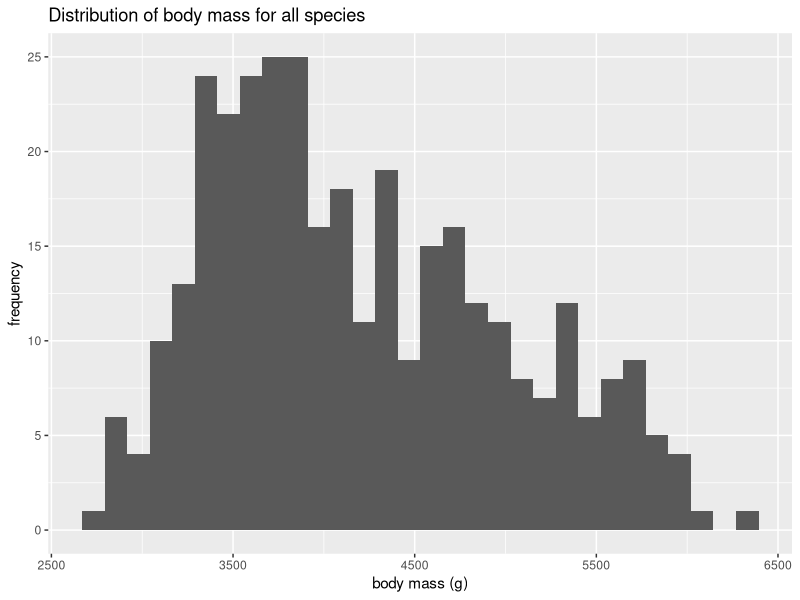
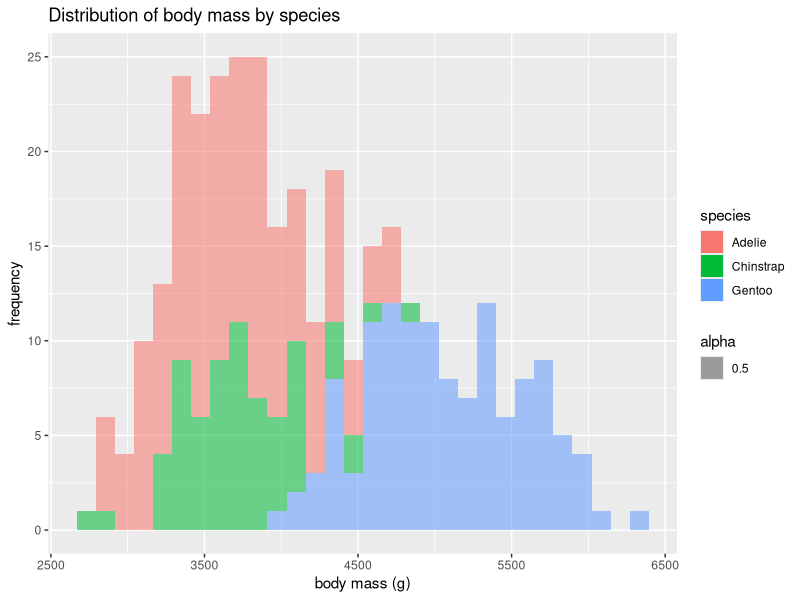
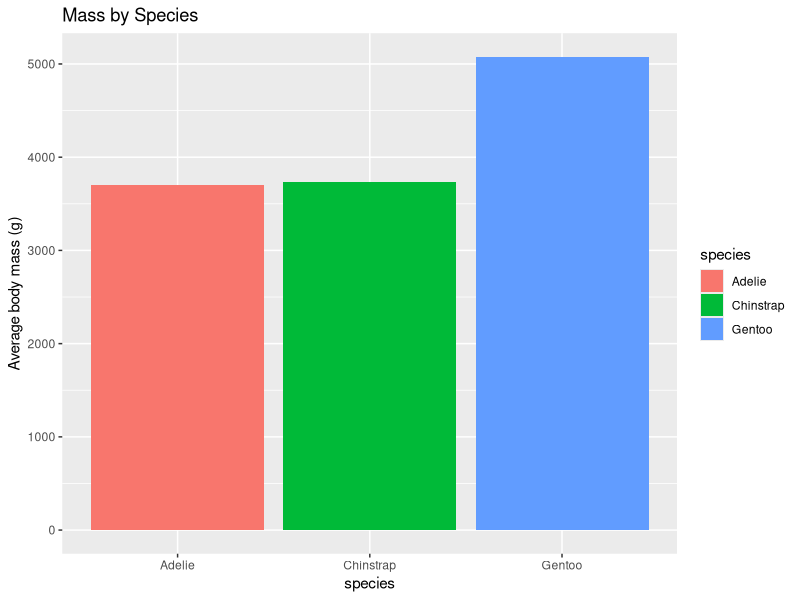
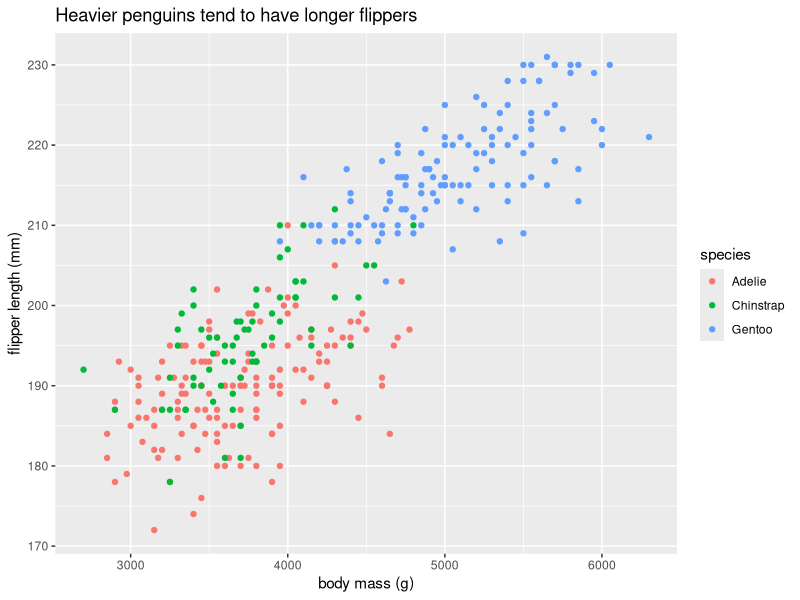
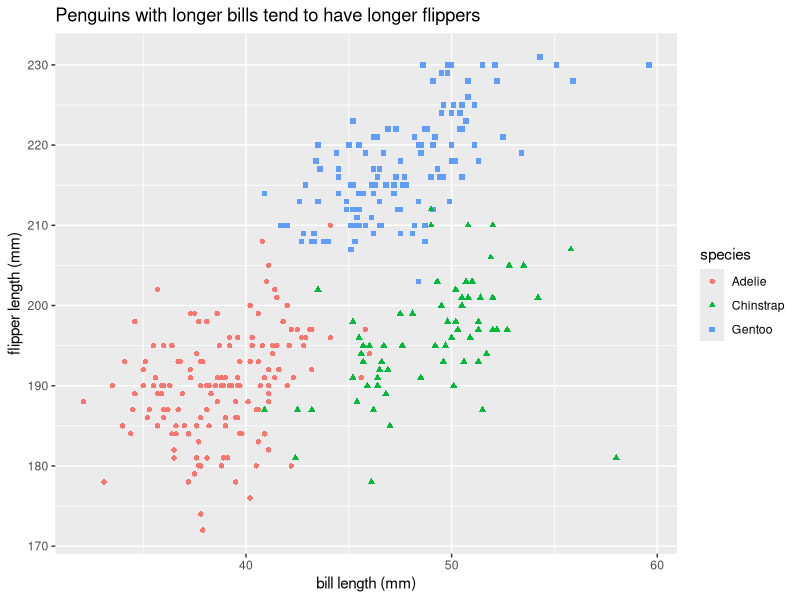
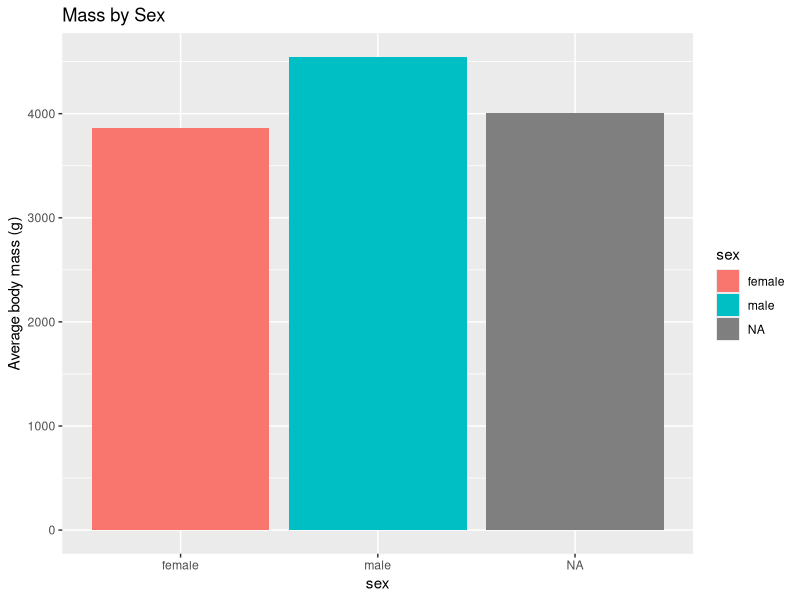
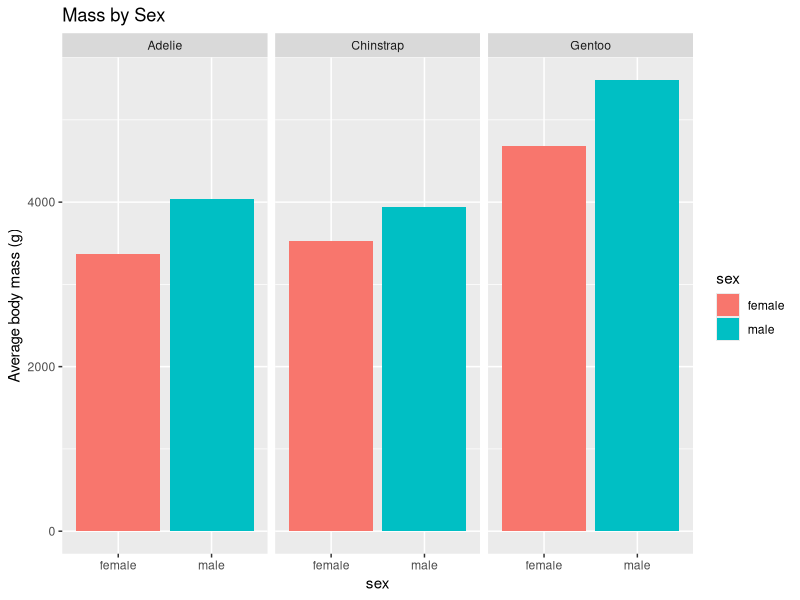
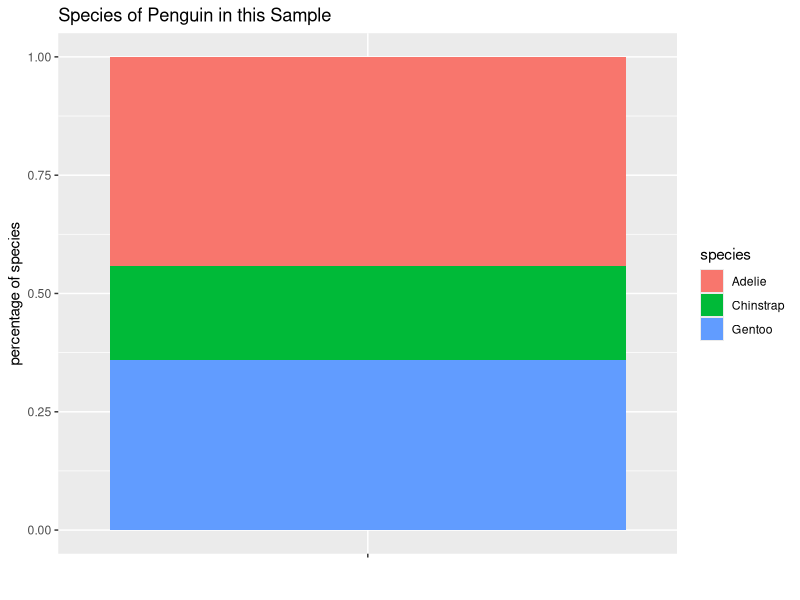

Here is the R script that generated these plots, in order:
## ---- chunk 1
library(palmerpenguins)
penguins
library(tidyverse) # to make tidyverse commands available 
## ---- chunk 2
ggplot(data = penguins, mapping=aes(x=body_mass_g)) +
  geom_histogram() +
  labs(title="Distribution of body mass for all species", x = "body mass (g)", y = "frequency")

# this histogram shows a d
## ---- chunk 3
ggplot(data = penguins, mapping=aes(x=body_mass_g, fill=species, alpha=0.5)) +
  geom_histogram() +
  labs(title="Distribution of body mass by species", x = "body mass (g)", y = "frequency")
## ---- chunk 4
penguinMass <- penguins %>% 
  group_by(species) %>% 
  summarize(avgMass = mean(body_mass_g, na.rm=T))

ggplot(data=penguinMass, mapping=aes(x=species, y=avgMass, fill = species)) +
  geom_bar(stat="identity")+
  labs(title="Mass by Species", y = "Average body mass (g)", x = "species")


## ---- chunk 5
ggplot(data = penguins, mapping = aes(x=body_mass_g, y = flipper_length_mm, color = species)) +
  geom_point() +
  labs(title = "Heavier penguins tend to have longer flippers", x = "body mass (g)", y = "flipper length (mm)")
## ---- chunk 6
ggplot(data = penguins, mapping = aes(x=bill_length_mm, y = flipper_length_mm, shape = species, color=species)) +
  geom_point() +
  labs(title = "Penguins with longer bills tend to have longer flippers", x = "bill length (mm)", y = "flipper length (mm)")
## ---- chunk 7
penguinMassBySex <- penguins %>% 
  group_by(sex) %>% 
  summarize(avgMass = mean(body_mass_g, na.rm=T))

ggplot(data=penguinMassBySex, mapping=aes(x=sex, y=avgMass, fill = sex)) +
  geom_bar(stat="identity")+
  labs(title="Mass by Sex", y = "Average body mass (g)", x = "sex")
## ---- chunk 8
penguinMassBySexAndSp <- penguins %>% 
  group_by(sex, species) %>% 
  summarize(avgMass = mean(body_mass_g, na.rm=T)) %>% 
  na.omit()

ggplot(data=penguinMassBySexAndSp, mapping=aes(x=sex, y=avgMass, fill = sex)) +
  geom_bar(stat="identity") + 
  labs(title="Mass by Sex", y = "Average body mass (g)", x = "sex") +
  facet_wrap(~ species)
## ---- chunk 9

## ---- chunk 10
# first we need to calculate the number of penguins of each species in the dataset
penguinCounts <- penguins %>% group_by(species) %>% summarise(number = n())
penguinCounts

# now we need to divide each of those by the total to get the percentage
penguinCounts$perc <- penguinCounts$number / nrow(penguins)
penguinCounts

# now we can first make a bar plot with the data
penguinBP <- ggplot(penguinCounts, aes(x="", y=perc, fill = species)) +
  geom_bar(width=1, stat = "identity") +
  labs(title="Species of Penguin in this Sample", x="", y="percentage of species")

penguinBP

# and finally change that to a pie chart
penguinPieChart <- penguinBP + coord_polar("y")
penguinPieChart



# Generally speaking, pie charts aren't a great choice for data visualizations, because humans aren't good and comparing shapes with angles. Differences in bar charts are much easier for humans to interpret.
